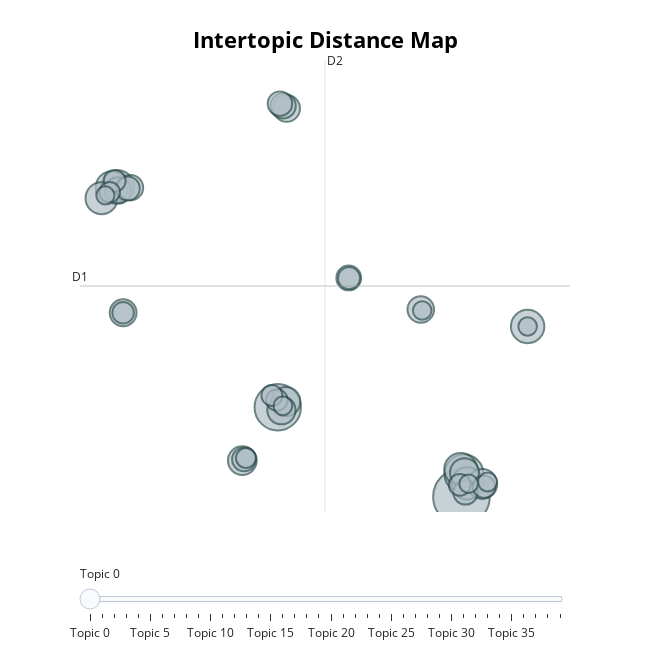

The notebook cell this image was saved under:
### Code cell
topic_model.visualize_topics()

### Figure 1 — Plotly figure (JSON) as saved in the notebook; plotly's stock layout.template omitted (floating-point values rounded to 4 significant figures)
{"data": [{"customdata": [[0, " |  |  |  | ", 241], [1, "cu | kv | cable | pvc | cu xlpe", 162], [2, "كيبل رياض | رياض | ac | iec | fp", 114], [3, "سابك حديد تسليح | حديد تسليح سابك | تسليح سابك | سابك حديد | سابك", 84], [4, "ppr | pipe | tahweeltm | ppr tahweeltm | tee ppr", 81], [5, "صاج حديد | اسود صاج | صاج | اسود | حديد مجلفن", 80], [6, "اتفاق حديد | اتفاق | حديد تسليح | تسليح | حديد", 80], [7, "صاج اسود | اسود صاج | صاج | اسود | املس", 78], [8, "aquaterra | elbow | ppr | aquaterra ppr | adaptor", 77], [9, "رمادي | سلك | كوع | قص | سلك سويدي", 67], [10, "pcs | aluminium | bars | مسك | عازل", 64], [11, "xt | kit | xt fp | xt fp ef | stand", 63], [12, "concrete | tape | joint | tank | cement", 62], [13, "light | panel | ch | super | hd", 60], [14, "steel | angle | duct | iron | supply", 54], [15, "black deformed straight | black deformed | ittifaq | deformed | black", 54], [16, "ويل | املس | سابك | مرابيع | ويل املس", 53], [17, "حديد ويل | ويل | صاج حديد | حديد مجدول | حديد", 53], [18, "وطني حديد | وطني | وطني حديد تسليح | حديد تسليح | تسليح", 48], [19, "bar سابك | black deformed straight | black deformed | black | straight bar", 48], [20, "مجدول | مجدول سعودي | تسليح مجدول | حديد تسليح مجدول | سعودي", 46], [21, "خاص | heb | غراء | اعمال | اسفلت", 45], [22, "cr | deformed | straight | straight bar | deformed straight bar", 45], [23, "sheet | hr sheet | sheet hr | hr | gr", 43], [24, "راجحي حديد | راجحي | راجحي حديد تسليح | نظامي | watani", 43], [25, "حريق | gk | شمع | طفايه | احمر", 38], [26, "سعودي | راجحي | سعودي حديد | سعودي حديد تسليح | قطر", 37], [27, "ماسوره حديد ماسوره | حديد ماسوره حديد | حديد ماسوره | ماسوره حديد | ماسوره", 36], [28, "xt ekip | ekip | xt ekip dip | dip | ekip dip", 36], [29, "steel | bar | reinforcement | reinforcement steel | dia", 35], [30, "hdg | osf tray | osf | hdg osf tray | hdg osf", 35], [31, "size | mx | bearing | non | ball", 33], [32, "حديد تسليح حديد | تسليح حديد | تسليح حديد تسليح | سد | clamp", 32], [33, "tube | astm | plain | astm grade | grade", 30], [34, "xt | inn xt | inn |  | ", 27], [35, "ماسوره | ماسوره اسود | طول | نيبرو | رمادي", 26], [36, "حديد سابك | سابك حديد | سابك | حديد | mys", 26], [37, "سابك مسحوب | تسليح سابك مسحوب | مسحوب | مسحوب حديد | سابك مسحوب حديد", 26], [38, " |  |  |  | ", 26], [39, "مقاوم | pvc aplacotm | aplacotm | pvc | bend", 25]], "hovertemplate": "<b>Topic %{customdata[0]}</b><br>%{customdata[1]}<br>Size: %{customdata[2]}", "legendgroup": "", "marker": {"color": "#B0BEC5", "line": {"color": "DarkSlateGrey", "width": 2}, "size": [241, 162, 114, 84, 81, 80, 80, 78, 77, 67, 64, 63, 62, 60, 54, 54, 53, 53, 48, 48, 46, 45, 45, 43, 43, 38, 37, 36, 36, 35, 35, 33, 32, 30, 27, 26, 26, 26, 26, 25], "sizemode": "area", "sizeref": 0.1506, "symbol": "circle"}, "mode": "markers", "name": "", "orientation": "v", "showlegend": false, "type": "scatter", "x": [10.86, 1.635, 10.99, 14.18, 10.82, -6.402, -6.688, 11.16, -7.215, 11.9, 2.037, 11.01, -0.1446, 1.82, -6.13, 2.079, 8.817, -6.381, -5.758, 1.903, 5.2, 11.06, 1.745, -0.05766, -5.896, 11.99, 5.214, -6.553, 10.78, -6.13, 1.591, 1.342, -6.806, 0.03603, 12.17, 11.22, 8.889, 14.18, 1.894, -7.023], "xaxis": "x", "y": [-7.193, -0.8847, -5.594, 4.81, -5.264, 14.68, 14.62, -6.257, 13.86, -6.297, -0.489, -5.494, -4.644, -1.097, 5.779, 20.19, 6.008, 14.41, 14.6, 20.37, 8.232, -6.886, 20.53, -4.558, 14.54, -6.494, 8.218, 15.09, -6.36, 5.779, -0.3763, -0.05434, 14.28, -4.463, -6.159, -6.28, 5.938, 4.81, -0.7883, 14.06], "yaxis": "y"}], "layout": {"annotations": [{"showarrow": false, "text": "D1", "x": -8.297, "y": 7.666, "yshift": 10}, {"showarrow": false, "text": "D2", "x": 4.008, "xshift": 10, "y": 23.61}], "height": 650, "hoverlabel": {"bgcolor": "white", "font": {"family": "Rockwell", "size": 16}}, "legend": {"itemsizing": "constant", "tracegroupgap": 0}, "margin": {"t": 60}, "shapes": [{"line": {"color": "#CFD8DC", "width": 2}, "type": "line", "x0": 4.008, "x1": 4.008, "y0": -8.272, "y1": 23.61}, {"line": {"color": "#9E9E9E", "width": 2}, "type": "line", "x0": -8.297, "x1": 16.31, "y0": 7.666, "y1": 7.666}], "sliders": [{"active": 0, "pad": {"t": 50}, "steps": [{"args": [{"marker.color": [["red", "#B0BEC5", "#B0BEC5", "#B0BEC5", "#B0BEC5", "#B0BEC5", "#B0BEC5", "#B0BEC5", "#B0BEC5", "#B0BEC5", "#B0BEC5", "#B0BEC5", "#B0BEC5", "#B0BEC5", "#B0BEC5", "#B0BEC5", "#B0BEC5", "#B0BEC5", "#B0BEC5", "#B0BEC5", "#B0BEC5", "#B0BEC5", "#B0BEC5", "#B0BEC5", "#B0BEC5", "#B0BEC5", "#B0BEC5", "#B0BEC5", "#B0BEC5", "#B0BEC5", "#B0BEC5", "#B0BEC5", "#B0BEC5", "#B0BEC5", "#B0BEC5", "#B0BEC5", "#B0BEC5", "#B0BEC5", "#B0BEC5", "#B0BEC5"]]}], "label": "Topic 0", "method": "update"}, {"args": [{"marker.color": [["#B0BEC5", "red", "#B0BEC5", "#B0BEC5", "#B0BEC5", "#B0BEC5", "#B0BEC5", "#B0BEC5", "#B0BEC5", "#B0BEC5", "#B0BEC5", "#B0BEC5", "#B0BEC5", "#B0BEC5", "#B0BEC5", "#B0BEC5", "#B0BEC5", "#B0BEC5", "#B0BEC5", "#B0BEC5", "#B0BEC5", "#B0BEC5", "#B0BEC5", "#B0BEC5", "#B0BEC5", "#B0BEC5", "#B0BEC5", "#B0BEC5", "#B0BEC5", "#B0BEC5", "#B0BEC5", "#B0BEC5", "#B0BEC5", "#B0BEC5", "#B0BEC5", "#B0BEC5", "#B0BEC5", "#B0BEC5", "#B0BEC5", "#B0BEC5"]]}], "label": "Topic 1", "method": "update"}, {"args": [{"marker.color": [["#B0BEC5", "#B0BEC5", "red", "#B0BEC5", "#B0BEC5", "#B0BEC5", "#B0BEC5", "#B0BEC5", "#B0BEC5", "#B0BEC5", "#B0BEC5", "#B0BEC5", "#B0BEC5", "#B0BEC5", "#B0BEC5", "#B0BEC5", "#B0BEC5", "#B0BEC5", "#B0BEC5", "#B0BEC5", "#B0BEC5", "#B0BEC5", "#B0BEC5", "#B0BEC5", "#B0BEC5", "#B0BEC5", "#B0BEC5", "#B0BEC5", "#B0BEC5", "#B0BEC5", "#B0BEC5", "#B0BEC5", "#B0BEC5", "#B0BEC5", "#B0BEC5", "#B0BEC5", "#B0BEC5", "#B0BEC5", "#B0BEC5", "#B0BEC5"]]}], "label": "Topic 2", "method": "update"}, {"args": [{"marker.color": [["#B0BEC5", "#B0BEC5", "#B0BEC5", "red", "#B0BEC5", "#B0BEC5", "#B0BEC5", "#B0BEC5", "#B0BEC5", "#B0BEC5", "#B0BEC5", "#B0BEC5", "#B0BEC5", "#B0BEC5", "#B0BEC5", "#B0BEC5", "#B0BEC5", "#B0BEC5", "#B0BEC5", "#B0BEC5", "#B0BEC5", "#B0BEC5", "#B0BEC5", "#B0BEC5", "#B0BEC5", "#B0BEC5", "#B0BEC5", "#B0BEC5", "#B0BEC5", "#B0BEC5", "#B0BEC5", "#B0BEC5", "#B0BEC5", "#B0BEC5", "#B0BEC5", "#B0BEC5", "#B0BEC5", "#B0BEC5", "#B0BEC5", "#B0BEC5"]]}], "label": "Topic 3", "method": "update"}, {"args": [{"marker.color": [["#B0BEC5", "#B0BEC5", "#B0BEC5", "#B0BEC5", "red", "#B0BEC5", "#B0BEC5", "#B0BEC5", "#B0BEC5", "#B0BEC5", "#B0BEC5", "#B0BEC5", "#B0BEC5", "#B0BEC5", "#B0BEC5", "#B0BEC5", "#B0BEC5", "#B0BEC5", "#B0BEC5", "#B0BEC5", "#B0BEC5", "#B0BEC5", "#B0BEC5", "#B0BEC5", "#B0BEC5", "#B0BEC5", "#B0BEC5", "#B0BEC5", "#B0BEC5", "#B0BEC5", "#B0BEC5", "#B0BEC5", "#B0BEC5", "#B0BEC5", "#B0BEC5", "#B0BEC5", "#B0BEC5", "#B0BEC5", "#B0BEC5", "#B0BEC5"]]}], "label": "Topic 4", "method": "update"}, {"args": [{"marker.color": [["#B0BEC5", "#B0BEC5", "#B0BEC5", "#B0BEC5", "#B0BEC5", "red", "#B0BEC5", "#B0BEC5", "#B0BEC5", "#B0BEC5", "#B0BEC5", "#B0BEC5", "#B0BEC5", "#B0BEC5", "#B0BEC5", "#B0BEC5", "#B0BEC5", "#B0BEC5", "#B0BEC5", "#B0BEC5", "#B0BEC5", "#B0BEC5", "#B0BEC5", "#B0BEC5", "#B0BEC5", "#B0BEC5", "#B0BEC5", "#B0BEC5", "#B0BEC5", "#B0BEC5", "#B0BEC5", "#B0BEC5", "#B0BEC5", "#B0BEC5", "#B0BEC5", "#B0BEC5", "#B0BEC5", "#B0BEC5", "#B0BEC5", "#B0BEC5"]]}], "label": "Topic 5", "method": "update"}, {"args": [{"marker.color": [["#B0BEC5", "#B0BEC5", "#B0BEC5", "#B0BEC5", "#B0BEC5", "#B0BEC5", "red", "#B0BEC5", "#B0BEC5", "#B0BEC5", "#B0BEC5", "#B0BEC5", "#B0BEC5", "#B0BEC5", "#B0BEC5", "#B0BEC5", "#B0BEC5", "#B0BEC5", "#B0BEC5", "#B0BEC5", "#B0BEC5", "#B0BEC5", "#B0BEC5", "#B0BEC5", "#B0BEC5", "#B0BEC5", "#B0BEC5", "#B0BEC5", "#B0BEC5", "#B0BEC5", "#B0BEC5", "#B0BEC5", "#B0BEC5", "#B0BEC5", "#B0BEC5", "#B0BEC5", "#B0BEC5", "#B0BEC5", "#B0BEC5", "#B0BEC5"]]}], "label": "Topic 6", "method": "update"}, {"args": [{"marker.color": [["#B0BEC5", "#B0BEC5", "#B0BEC5", "#B0BEC5", "#B0BEC5", "#B0BEC5", "#B0BEC5", "red", "#B0BEC5", "#B0BEC5", "#B0BEC5", "#B0BEC5", "#B0BEC5", "#B0BEC5", "#B0BEC5", "#B0BEC5", "#B0BEC5", "#B0BEC5", "#B0BEC5", "#B0BEC5", "#B0BEC5", "#B0BEC5", "#B0BEC5", "#B0BEC5", "#B0BEC5", "#B0BEC5", "#B0BEC5", "#B0BEC5", "#B0BEC5", "#B0BEC5", "#B0BEC5", "#B0BEC5", "#B0BEC5", "#B0BEC5", "#B0BEC5", "#B0BEC5", "#B0BEC5", "#B0BEC5", "#B0BEC5", "#B0BEC5"]]}], "label": "Topic 7", "method": "update"}, {"args": [{"marker.color": [["#B0BEC5", "#B0BEC5", "#B0BEC5", "#B0BEC5", "#B0BEC5", "#B0BEC5", "#B0BEC5", "#B0BEC5", "red", "#B0BEC5", "#B0BEC5", "#B0BEC5", "#B0BEC5", "#B0BEC5", "#B0BEC5", "#B0BEC5", "#B0BEC5", "#B0BEC5", "#B0BEC5", "#B0BEC5", "#B0BEC5", "#B0BEC5", "#B0BEC5", "#B0BEC5", "#B0BEC5", "#B0BEC5", "#B0BEC5", "#B0BEC5", "#B0BEC5", "#B0BEC5", "#B0BEC5", "#B0BEC5", "#B0BEC5", "#B0BEC5", "#B0BEC5", "#B0BEC5", "#B0BEC5", "#B0BEC5", "#B0BEC5", "#B0BEC5"]]}], "label": "Topic 8", "method": "update"}, {"args": [{"marker.color": [["#B0BEC5", "#B0BEC5", "#B0BEC5", "#B0BEC5", "#B0BEC5", "#B0BEC5", "#B0BEC5", "#B0BEC5", "#B0BEC5", "red", "#B0BEC5", "#B0BEC5", "#B0BEC5", "#B0BEC5", "#B0BEC5", "#B0BEC5", "#B0BEC5", "#B0BEC5", "#B0BEC5", "#B0BEC5", "#B0BEC5", "#B0BEC5", "#B0BEC5", "#B0BEC5", "#B0BEC5", "#B0BEC5", "#B0BEC5", "#B0BEC5", "#B0BEC5", "#B0BEC5", "#B0BEC5", "#B0BEC5", "#B0BEC5", "#B0BEC5", "#B0BEC5", "#B0BEC5", "#B0BEC5", "#B0BEC5", "#B0BEC5", "#B0BEC5"]]}], "label": "Topic 9", "method": "update"}, {"args": [{"marker.color": [["#B0BEC5", "#B0BEC5", "#B0BEC5", "#B0BEC5", "#B0BEC5", "#B0BEC5", "#B0BEC5", "#B0BEC5", "#B0BEC5", "#B0BEC5", "red", "#B0BEC5", "#B0BEC5", "#B0BEC5", "#B0BEC5", "#B0BEC5", "#B0BEC5", "#B0BEC5", "#B0BEC5", "#B0BEC5", "#B0BEC5", "#B0BEC5", "#B0BEC5", "#B0BEC5", "#B0BEC5", "#B0BEC5", "#B0BEC5", "#B0BEC5", "#B0BEC5", "#B0BEC5", "#B0BEC5", "#B0BEC5", "#B0BEC5", "#B0BEC5", "#B0BEC5", "#B0BEC5", "#B0BEC5", "#B0BEC5", "#B0BEC5", "#B0BEC5"]]}], "label": "Topic 10", "method": "update"}, {"args": [{"marker.color": [["#B0BEC5", "#B0BEC5", "#B0BEC5", "#B0BEC5", "#B0BEC5", "#B0BEC5", "#B0BEC5", "#B0BEC5", "#B0BEC5", "#B0BEC5", "#B0BEC5", "red", "#B0BEC5", "#B0BEC5", "#B0BEC5", "#B0BEC5", "#B0BEC5", "#B0BEC5", "#B0BEC5", "#B0BEC5", "#B0BEC5", "#B0BEC5", "#B0BEC5", "#B0BEC5", "#B0BEC5", "#B0BEC5", "#B0BEC5", "#B0BEC5", "#B0BEC5", "#B0BEC5", "#B0BEC5", "#B0BEC5", "#B0BEC5", "#B0BEC5", "#B0BEC5", "#B0BEC5", "#B0BEC5", "#B0BEC5", "#B0BEC5", "#B0BEC5"]]}], "label": "Topic 11", "method": "update"}, {"args": [{"marker.color": [["#B0BEC5", "#B0BEC5", "#B0BEC5", "#B0BEC5", "#B0BEC5", "#B0BEC5", "#B0BEC5", "#B0BEC5", "#B0BEC5", "#B0BEC5", "#B0BEC5", "#B0BEC5", "red", "#B0BEC5", "#B0BEC5", "#B0BEC5", "#B0BEC5", "#B0BEC5", "#B0BEC5", "#B0BEC5", "#B0BEC5", "#B0BEC5", "#B0BEC5", "#B0BEC5", "#B0BEC5", "#B0BEC5", "#B0BEC5", "#B0BEC5", "#B0BEC5", "#B0BEC5", "#B0BEC5", "#B0BEC5", "#B0BEC5", "#B0BEC5", "#B0BEC5", "#B0BEC5", "#B0BEC5", "#B0BEC5", "#B0BEC5", "#B0BEC5"]]}], "label": "Topic 12", "method": "update"}, {"args": [{"marker.color": [["#B0BEC5", "#B0BEC5", "#B0BEC5", "#B0BEC5", "#B0BEC5", "#B0BEC5", "#B0BEC5", "#B0BEC5", "#B0BEC5", "#B0BEC5", "#B0BEC5", "#B0BEC5", "#B0BEC5", "red", "#B0BEC5", "#B0BEC5", "#B0BEC5", "#B0BEC5", "#B0BEC5", "#B0BEC5", "#B0BEC5", "#B0BEC5", "#B0BEC5", "#B0BEC5", "#B0BEC5", "#B0BEC5", "#B0BEC5", "#B0BEC5", "#B0BEC5", "#B0BEC5", "#B0BEC5", "#B0BEC5", "#B0BEC5", "#B0BEC5", "#B0BEC5", "#B0BEC5", "#B0BEC5", "#B0BEC5", "#B0BEC5", "#B0BEC5"]]}], "label": "Topic 13", "method": "update"}, {"args": [{"marker.color": [["#B0BEC5", "#B0BEC5", "#B0BEC5", "#B0BEC5", "#B0BEC5", "#B0BEC5", "#B0BEC5", "#B0BEC5", "#B0BEC5", "#B0BEC5", "#B0BEC5", "#B0BEC5", "#B0BEC5", "#B0BEC5", "red", "#B0BEC5", "#B0BEC5", "#B0BEC5", "#B0BEC5", "#B0BEC5", "#B0BEC5", "#B0BEC5", "#B0BEC5", "#B0BEC5", "#B0BEC5", "#B0BEC5", "#B0BEC5", "#B0BEC5", "#B0BEC5", "#B0BEC5", "#B0BEC5", "#B0BEC5", "#B0BEC5", "#B0BEC5", "#B0BEC5", "#B0BEC5", "#B0BEC5", "#B0BEC5", "#B0BEC5", "#B0BEC5"]]}], "label": "Topic 14", "method": "update"}, {"args": [{"marker.color": [["#B0BEC5", "#B0BEC5", "#B0BEC5", "#B0BEC5", "#B0BEC5", "#B0BEC5", "#B0BEC5", "#B0BEC5", "#B0BEC5", "#B0BEC5", "#B0BEC5", "#B0BEC5", "#B0BEC5", "#B0BEC5", "#B0BEC5", "red", "#B0BEC5", "#B0BEC5", "#B0BEC5", "#B0BEC5", "#B0BEC5", "#B0BEC5", "#B0BEC5", "#B0BEC5", "#B0BEC5", "#B0BEC5", "#B0BEC5", "#B0BEC5", "#B0BEC5", "#B0BEC5", "#B0BEC5", "#B0BEC5", "#B0BEC5", "#B0BEC5", "#B0BEC5", "#B0BEC5", "#B0BEC5", "#B0BEC5", "#B0BEC5", "#B0BEC5"]]}], "label": "Topic 15", "method": "update"}, {"args": [{"marker.color": [["#B0BEC5", "#B0BEC5", "#B0BEC5", "#B0BEC5", "#B0BEC5", "#B0BEC5", "#B0BEC5", "#B0BEC5", "#B0BEC5", "#B0BEC5", "#B0BEC5", "#B0BEC5", "#B0BEC5", "#B0BEC5", "#B0BEC5", "#B0BEC5", "red", "#B0BEC5", "#B0BEC5", "#B0BEC5", "#B0BEC5", "#B0BEC5", "#B0BEC5", "#B0BEC5", "#B0BEC5", "#B0BEC5", "#B0BEC5", "#B0BEC5", "#B0BEC5", "#B0BEC5", "#B0BEC5", "#B0BEC5", "#B0BEC5", "#B0BEC5", "#B0BEC5", "#B0BEC5", "#B0BEC5", "#B0BEC5", "#B0BEC5", "#B0BEC5"]]}], "label": "Topic 16", "method": "update"}, {"args": [{"marker.color": [["#B0BEC5", "#B0BEC5", "#B0BEC5", "#B0BEC5", "#B0BEC5", "#B0BEC5", "#B0BEC5", "#B0BEC5", "#B0BEC5", "#B0BEC5", "#B0BEC5", "#B0BEC5", "#B0BEC5", "#B0BEC5", "#B0BEC5", "#B0BEC5", "#B0BEC5", "red", "#B0BEC5", "#B0BEC5", "#B0BEC5", "#B0BEC5", "#B0BEC5", "#B0BEC5", "#B0BEC5", "#B0BEC5", "#B0BEC5", "#B0BEC5", "#B0BEC5", "#B0BEC5", "#B0BEC5", "#B0BEC5", "#B0BEC5", "#B0BEC5", "#B0BEC5", "#B0BEC5", "#B0BEC5", "#B0BEC5", "#B0BEC5", "#B0BEC5"]]}], "label": "Topic 17", "method": "update"}, {"args": [{"marker.color": [["#B0BEC5", "#B0BEC5", "#B0BEC5", "#B0BEC5", "#B0BEC5", "#B0BEC5", "#B0BEC5", "#B0BEC5", "#B0BEC5", "#B0BEC5", "#B0BEC5", "#B0BEC5", "#B0BEC5", "#B0BEC5", "#B0BEC5", "#B0BEC5", "#B0BEC5", "#B0BEC5", "red", "#B0BEC5", "#B0BEC5", "#B0BEC5", "#B0BEC5", "#B0BEC5", "#B0BEC5", "#B0BEC5", "#B0BEC5", "#B0BEC5", "#B0BEC5", "#B0BEC5", "#B0BEC5", "#B0BEC5", "#B0BEC5", "#B0BEC5", "#B0BEC5", "#B0BEC5", "#B0BEC5", "#B0BEC5", "#B0BEC5", "#B0BEC5"]]}], "label": "Topic 18", "method": "update"}, {"args": [{"marker.color": [["#B0BEC5", "#B0BEC5", "#B0BEC5", "#B0BEC5", "#B0BEC5", "#B0BEC5", "#B0BEC5", "#B0BEC5", "#B0BEC5", "#B0BEC5", "#B0BEC5", "#B0BEC5", "#B0BEC5", "#B0BEC5", "#B0BEC5", "#B0BEC5", "#B0BEC5", "#B0BEC5", "#B0BEC5", "red", "#B0BEC5", "#B0BEC5", "#B0BEC5", "#B0BEC5", "#B0BEC5", "#B0BEC5", "#B0BEC5", "#B0BEC5", "#B0BEC5", "#B0BEC5", "#B0BEC5", "#B0BEC5", "#B0BEC5", "#B0BEC5", "#B0BEC5", "#B0BEC5", "#B0BEC5", "#B0BEC5", "#B0BEC5", "#B0BEC5"]]}], "label": "Topic 19", "method": "update"}, {"args": [{"marker.color": [["#B0BEC5", "#B0BEC5", "#B0BEC5", "#B0BEC5", "#B0BEC5", "#B0BEC5", "#B0BEC5", "#B0BEC5", "#B0BEC5", "#B0BEC5", "#B0BEC5", "#B0BEC5", "#B0BEC5", "#B0BEC5", "#B0BEC5", "#B0BEC5", "#B0BEC5", "#B0BEC5", "#B0BEC5", "#B0BEC5", "red", "#B0BEC5", "#B0BEC5", "#B0BEC5", "#B0BEC5", "#B0BEC5", "#B0BEC5", "#B0BEC5", "#B0BEC5", "#B0BEC5", "#B0BEC5", "#B0BEC5", "#B0BEC5", "#B0BEC5", "#B0BEC5", "#B0BEC5", "#B0BEC5", "#B0BEC5", "#B0BEC5", "#B0BEC5"]]}], "label": "Topic 20", "method": "update"}, {"args": [{"marker.color": [["#B0BEC5", "#B0BEC5", "#B0BEC5", "#B0BEC5", "#B0BEC5", "#B0BEC5", "#B0BEC5", "#B0BEC5", "#B0BEC5", "#B0BEC5", "#B0BEC5", "#B0BEC5", "#B0BEC5", "#B0BEC5", "#B0BEC5", "#B0BEC5", "#B0BEC5", "#B0BEC5", "#B0BEC5", "#B0BEC5", "#B0BEC5", "red", "#B0BEC5", "#B0BEC5", "#B0BEC5", "#B0BEC5", "#B0BEC5", "#B0BEC5", "#B0BEC5", "#B0BEC5", "#B0BEC5", "#B0BEC5", "#B0BEC5", "#B0BEC5", "#B0BEC5", "#B0BEC5", "#B0BEC5", "#B0BEC5", "#B0BEC5", "#B0BEC5"]]}], "label": "Topic 21", "method": "update"}, {"args": [{"marker.color": [["#B0BEC5", "#B0BEC5", "#B0BEC5", "#B0BEC5", "#B0BEC5", "#B0BEC5", "#B0BEC5", "#B0BEC5", "#B0BEC5", "#B0BEC5", "#B0BEC5", "#B0BEC5", "#B0BEC5", "#B0BEC5", "#B0BEC5", "#B0BEC5", "#B0BEC5", "#B0BEC5", "#B0BEC5", "#B0BEC5", "#B0BEC5", "#B0BEC5", "red", "#B0BEC5", "#B0BEC5", "#B0BEC5", "#B0BEC5", "#B0BEC5", "#B0BEC5", "#B0BEC5", "#B0BEC5", "#B0BEC5", "#B0BEC5", "#B0BEC5", "#B0BEC5", "#B0BEC5", "#B0BEC5", "#B0BEC5", "#B0BEC5", "#B0BEC5"]]}], "label": "Topic 22", "method": "update"}, {"args": [{"marker.color": [["#B0BEC5", "#B0BEC5", "#B0BEC5", "#B0BEC5", "#B0BEC5", "#B0BEC5", "#B0BEC5", "#B0BEC5", "#B0BEC5", "#B0BEC5", "#B0BEC5", "#B0BEC5", "#B0BEC5", "#B0BEC5", "#B0BEC5", "#B0BEC5", "#B0BEC5", "#B0BEC5", "#B0BEC5", "#B0BEC5", "#B0BEC5", "#B0BEC5", "#B0BEC5", "red", "#B0BEC5", "#B0BEC5", "#B0BEC5", "#B0BEC5", "#B0BEC5", "#B0BEC5", "#B0BEC5", "#B0BEC5", "#B0BEC5", "#B0BEC5", "#B0BEC5", "#B0BEC5", "#B0BEC5", "#B0BEC5", "#B0BEC5", "#B0BEC5"]]}], "label": "Topic 23", "method": "update"}, {"args": [{"marker.color": [["#B0BEC5", "#B0BEC5", "#B0BEC5", "#B0BEC5", "#B0BEC5", "#B0BEC5", "#B0BEC5", "#B0BEC5", "#B0BEC5", "#B0BEC5", "#B0BEC5", "#B0BEC5", "#B0BEC5", "#B0BEC5", "#B0BEC5", "#B0BEC5", "#B0BEC5", "#B0BEC5", "#B0BEC5", "#B0BEC5", "#B0BEC5", "#B0BEC5", "#B0BEC5", "#B0BEC5", "red", "#B0BEC5", "#B0BEC5", "#B0BEC5", "#B0BEC5", "#B0BEC5", "#B0BEC5", "#B0BEC5", "#B0BEC5", "#B0BEC5", "#B0BEC5", "#B0BEC5", "#B0BEC5", "#B0BEC5", "#B0BEC5", "#B0BEC5"]]}], "label": "Topic 24", "method": "update"}, {"args": [{"marker.color": [["#B0BEC5", "#B0BEC5", "#B0BEC5", "#B0BEC5", "#B0BEC5", "#B0BEC5", "#B0BEC5", "#B0BEC5", "#B0BEC5", "#B0BEC5", "#B0BEC5", "#B0BEC5", "#B0BEC5", "#B0BEC5", "#B0BEC5", "#B0BEC5", "#B0BEC5", "#B0BEC5", "#B0BEC5", "#B0BEC5", "#B0BEC5", "#B0BEC5", "#B0BEC5", "#B0BEC5", "#B0BEC5", "red", "#B0BEC5", "#B0BEC5", "#B0BEC5", "#B0BEC5", "#B0BEC5", "#B0BEC5", "#B0BEC5", "#B0BEC5", "#B0BEC5", "#B0BEC5", "#B0BEC5", "#B0BEC5", "#B0BEC5", "#B0BEC5"]]}], "label": "Topic 25", "method": "update"}, {"args": [{"marker.color": [["#B0BEC5", "#B0BEC5", "#B0BEC5", "#B0BEC5", "#B0BEC5", "#B0BEC5", "#B0BEC5", "#B0BEC5", "#B0BEC5", "#B0BEC5", "#B0BEC5", "#B0BEC5", "#B0BEC5", "#B0BEC5", "#B0BEC5", "#B0BEC5", "#B0BEC5", "#B0BEC5", "#B0BEC5", "#B0BEC5", "#B0BEC5", "#B0BEC5", "#B0BEC5", "#B0BEC5", "#B0BEC5", "#B0BEC5", "red", "#B0BEC5", "#B0BEC5", "#B0BEC5", "#B0BEC5", "#B0BEC5", "#B0BEC5", "#B0BEC5", "#B0BEC5", "#B0BEC5", "#B0BEC5", "#B0BEC5", "#B0BEC5", "#B0BEC5"]]}], "label": "Topic 26", "method": "update"}, {"args": [{"marker.color": [["#B0BEC5", "#B0BEC5", "#B0BEC5", "#B0BEC5", "#B0BEC5", "#B0BEC5", "#B0BEC5", "#B0BEC5", "#B0BEC5", "#B0BEC5", "#B0BEC5", "#B0BEC5", "#B0BEC5", "#B0BEC5", "#B0BEC5", "#B0BEC5", "#B0BEC5", "#B0BEC5", "#B0BEC5", "#B0BEC5", "#B0BEC5", "#B0BEC5", "#B0BEC5", "#B0BEC5", "#B0BEC5", "#B0BEC5", "#B0BEC5", "red", "#B0BEC5", "#B0BEC5", "#B0BEC5", "#B0BEC5", "#B0BEC5", "#B0BEC5", "#B0BEC5", "#B0BEC5", "#B0BEC5", "#B0BEC5", "#B0BEC5", "#B0BEC5"]]}], "label": "Topic 27", "method": "update"}, {"args": [{"marker.color": [["#B0BEC5", "#B0BEC5", "#B0BEC5", "#B0BEC5", "#B0BEC5", "#B0BEC5", "#B0BEC5", "#B0BEC5", "#B0BEC5", "#B0BEC5", "#B0BEC5", "#B0BEC5", "#B0BEC5", "#B0BEC5", "#B0BEC5", "#B0BEC5", "#B0BEC5", "#B0BEC5", "#B0BEC5", "#B0BEC5", "#B0BEC5", "#B0BEC5", "#B0BEC5", "#B0BEC5", "#B0BEC5", "#B0BEC5", "#B0BEC5", "#B0BEC5", "red", "#B0BEC5", "#B0BEC5", "#B0BEC5", "#B0BEC5", "#B0BEC5", "#B0BEC5", "#B0BEC5", "#B0BEC5", "#B0BEC5", "#B0BEC5", "#B0BEC5"]]}], "label": "Topic 28", "method": "update"}, {"args": [{"marker.color": [["#B0BEC5", "#B0BEC5", "#B0BEC5", "#B0BEC5", "#B0BEC5", "#B0BEC5", "#B0BEC5", "#B0BEC5", "#B0BEC5", "#B0BEC5", "#B0BEC5", "#B0BEC5", "#B0BEC5", "#B0BEC5", "#B0BEC5", "#B0BEC5", "#B0BEC5", "#B0BEC5", "#B0BEC5", "#B0BEC5", "#B0BEC5", "#B0BEC5", "#B0BEC5", "#B0BEC5", "#B0BEC5", "#B0BEC5", "#B0BEC5", "#B0BEC5", "#B0BEC5", "red", "#B0BEC5", "#B0BEC5", "#B0BEC5", "#B0BEC5", "#B0BEC5", "#B0BEC5", "#B0BEC5", "#B0BEC5", "#B0BEC5", "#B0BEC5"]]}], "label": "Topic 29", "method": "update"}, {"args": [{"marker.color": [["#B0BEC5", "#B0BEC5", "#B0BEC5", "#B0BEC5", "#B0BEC5", "#B0BEC5", "#B0BEC5", "#B0BEC5", "#B0BEC5", "#B0BEC5", "#B0BEC5", "#B0BEC5", "#B0BEC5", "#B0BEC5", "#B0BEC5", "#B0BEC5", "#B0BEC5", "#B0BEC5", "#B0BEC5", "#B0BEC5", "#B0BEC5", "#B0BEC5", "#B0BEC5", "#B0BEC5", "#B0BEC5", "#B0BEC5", "#B0BEC5", "#B0BEC5", "#B0BEC5", "#B0BEC5", "red", "#B0BEC5", "#B0BEC5", "#B0BEC5", "#B0BEC5", "#B0BEC5", "#B0BEC5", "#B0BEC5", "#B0BEC5", "#B0BEC5"]]}], "label": "Topic 30", "method": "update"}, {"args": [{"marker.color": [["#B0BEC5", "#B0BEC5", "#B0BEC5", "#B0BEC5", "#B0BEC5", "#B0BEC5", "#B0BEC5", "#B0BEC5", "#B0BEC5", "#B0BEC5", "#B0BEC5", "#B0BEC5", "#B0BEC5", "#B0BEC5", "#B0BEC5", "#B0BEC5", "#B0BEC5", "#B0BEC5", "#B0BEC5", "#B0BEC5", "#B0BEC5", "#B0BEC5", "#B0BEC5", "#B0BEC5", "#B0BEC5", "#B0BEC5", "#B0BEC5", "#B0BEC5", "#B0BEC5", "#B0BEC5", "#B0BEC5", "red", "#B0BEC5", "#B0BEC5", "#B0BEC5", "#B0BEC5", "#B0BEC5", "#B0BEC5", "#B0BEC5", "#B0BEC5"]]}], "label": "Topic 31", "method": "update"}, {"args": [{"marker.color": [["#B0BEC5", "#B0BEC5", "#B0BEC5", "#B0BEC5", "#B0BEC5", "#B0BEC5", "#B0BEC5", "#B0BEC5", "#B0BEC5", "#B0BEC5", "#B0BEC5", "#B0BEC5", "#B0BEC5", "#B0BEC5", "#B0BEC5", "#B0BEC5", "#B0BEC5", "#B0BEC5", "#B0BEC5", "#B0BEC5", "#B0BEC5", "#B0BEC5", "#B0BEC5", "#B0BEC5", "#B0BEC5", "#B0BEC5", "#B0BEC5", "#B0BEC5", "#B0BEC5", "#B0BEC5", "#B0BEC5", "#B0BEC5", "red", "#B0BEC5", "#B0BEC5", "#B0BEC5", "#B0BEC5", "#B0BEC5", "#B0BEC5", "#B0BEC5"]]}], "label": "Topic 32", "method": "update"}, {"args": [{"marker.color": [["#B0BEC5", "#B0BEC5", "#B0BEC5", "#B0BEC5", "#B0BEC5", "#B0BEC5", "#B0BEC5", "#B0BEC5", "#B0BEC5", "#B0BEC5", "#B0BEC5", "#B0BEC5", "#B0BEC5", "#B0BEC5", "#B0BEC5", "#B0BEC5", "#B0BEC5", "#B0BEC5", "#B0BEC5", "#B0BEC5", "#B0BEC5", "#B0BEC5", "#B0BEC5", "#B0BEC5", "#B0BEC5", "#B0BEC5", "#B0BEC5", "#B0BEC5", "#B0BEC5", "#B0BEC5", "#B0BEC5", "#B0BEC5", "#B0BEC5", "red", "#B0BEC5", "#B0BEC5", "#B0BEC5", "#B0BEC5", "#B0BEC5", "#B0BEC5"]]}], "label": "Topic 33", "method": "update"}, {"args": [{"marker.color": [["#B0BEC5", "#B0BEC5", "#B0BEC5", "#B0BEC5", "#B0BEC5", "#B0BEC5", "#B0BEC5", "#B0BEC5", "#B0BEC5", "#B0BEC5", "#B0BEC5", "#B0BEC5", "#B0BEC5", "#B0BEC5", "#B0BEC5", "#B0BEC5", "#B0BEC5", "#B0BEC5", "#B0BEC5", "#B0BEC5", "#B0BEC5", "#B0BEC5", "#B0BEC5", "#B0BEC5", "#B0BEC5", "#B0BEC5", "#B0BEC5", "#B0BEC5", "#B0BEC5", "#B0BEC5", "#B0BEC5", "#B0BEC5", "#B0BEC5", "#B0BEC5", "red", "#B0BEC5", "#B0BEC5", "#B0BEC5", "#B0BEC5", "#B0BEC5"]]}], "label": "Topic 34", "method": "update"}, {"args": [{"marker.color": [["#B0BEC5", "#B0BEC5", "#B0BEC5", "#B0BEC5", "#B0BEC5", "#B0BEC5", "#B0BEC5", "#B0BEC5", "#B0BEC5", "#B0BEC5", "#B0BEC5", "#B0BEC5", "#B0BEC5", "#B0BEC5", "#B0BEC5", "#B0BEC5", "#B0BEC5", "#B0BEC5", "#B0BEC5", "#B0BEC5", "#B0BEC5", "#B0BEC5", "#B0BEC5", "#B0BEC5", "#B0BEC5", "#B0BEC5", "#B0BEC5", "#B0BEC5", "#B0BEC5", "#B0BEC5", "#B0BEC5", "#B0BEC5", "#B0BEC5", "#B0BEC5", "#B0BEC5", "red", "#B0BEC5", "#B0BEC5", "#B0BEC5", "#B0BEC5"]]}], "label": "Topic 35", "method": "update"}, {"args": [{"marker.color": [["#B0BEC5", "#B0BEC5", "#B0BEC5", "#B0BEC5", "#B0BEC5", "#B0BEC5", "#B0BEC5", "#B0BEC5", "#B0BEC5", "#B0BEC5", "#B0BEC5", "#B0BEC5", "#B0BEC5", "#B0BEC5", "#B0BEC5", "#B0BEC5", "#B0BEC5", "#B0BEC5", "#B0BEC5", "#B0BEC5", "#B0BEC5", "#B0BEC5", "#B0BEC5", "#B0BEC5", "#B0BEC5", "#B0BEC5", "#B0BEC5", "#B0BEC5", "#B0BEC5", "#B0BEC5", "#B0BEC5", "#B0BEC5", "#B0BEC5", "#B0BEC5", "#B0BEC5", "#B0BEC5", "red", "#B0BEC5", "#B0BEC5", "#B0BEC5"]]}], "label": "Topic 36", "method": "update"}, {"args": [{"marker.color": [["#B0BEC5", "#B0BEC5", "#B0BEC5", "#B0BEC5", "#B0BEC5", "#B0BEC5", "#B0BEC5", "#B0BEC5", "#B0BEC5", "#B0BEC5", "#B0BEC5", "#B0BEC5", "#B0BEC5", "#B0BEC5", "#B0BEC5", "#B0BEC5", "#B0BEC5", "#B0BEC5", "#B0BEC5", "#B0BEC5", "#B0BEC5", "#B0BEC5", "#B0BEC5", "#B0BEC5", "#B0BEC5", "#B0BEC5", "#B0BEC5", "#B0BEC5", "#B0BEC5", "#B0BEC5", "#B0BEC5", "#B0BEC5", "#B0BEC5", "#B0BEC5", "#B0BEC5", "#B0BEC5", "#B0BEC5", "red", "#B0BEC5", "#B0BEC5"]]}], "label": "Topic 37", "method": "update"}, {"args": [{"marker.color": [["#B0BEC5", "#B0BEC5", "#B0BEC5", "#B0BEC5", "#B0BEC5", "#B0BEC5", "#B0BEC5", "#B0BEC5", "#B0BEC5", "#B0BEC5", "#B0BEC5", "#B0BEC5", "#B0BEC5", "#B0BEC5", "#B0BEC5", "#B0BEC5", "#B0BEC5", "#B0BEC5", "#B0BEC5", "#B0BEC5", "#B0BEC5", "#B0BEC5", "#B0BEC5", "#B0BEC5", "#B0BEC5", "#B0BEC5", "#B0BEC5", "#B0BEC5", "#B0BEC5", "#B0BEC5", "#B0BEC5", "#B0BEC5", "#B0BEC5", "#B0BEC5", "#B0BEC5", "#B0BEC5", "#B0BEC5", "#B0BEC5", "red", "#B0BEC5"]]}], "label": "Topic 38", "method": "update"}, {"args": [{"marker.color": [["#B0BEC5", "#B0BEC5", "#B0BEC5", "#B0BEC5", "#B0BEC5", "#B0BEC5", "#B0BEC5", "#B0BEC5", "#B0BEC5", "#B0BEC5", "#B0BEC5", "#B0BEC5", "#B0BEC5", "#B0BEC5", "#B0BEC5", "#B0BEC5", "#B0BEC5", "#B0BEC5", "#B0BEC5", "#B0BEC5", "#B0BEC5", "#B0BEC5", "#B0BEC5", "#B0BEC5", "#B0BEC5", "#B0BEC5", "#B0BEC5", "#B0BEC5", "#B0BEC5", "#B0BEC5", "#B0BEC5", "#B0BEC5", "#B0BEC5", "#B0BEC5", "#B0BEC5", "#B0BEC5", "#B0BEC5", "#B0BEC5", "#B0BEC5", "red"]]}], "label": "Topic 39", "method": "update"}]}], "title": {"font": {"color": "Black", "size": 22}, "text": "<b>Intertopic Distance Map</b>", "x": 0.5, "xanchor": "center", "y": 0.95, "yanchor": "top"}, "width": 650, "xaxis": {"anchor": "y", "domain": [0, 1], "range": [-8.297, 16.31], "title": {"text": ""}, "visible": false}, "yaxis": {"anchor": "x", "domain": [0, 1], "range": [-8.272, 23.61], "title": {"text": ""}, "visible": false}}}
